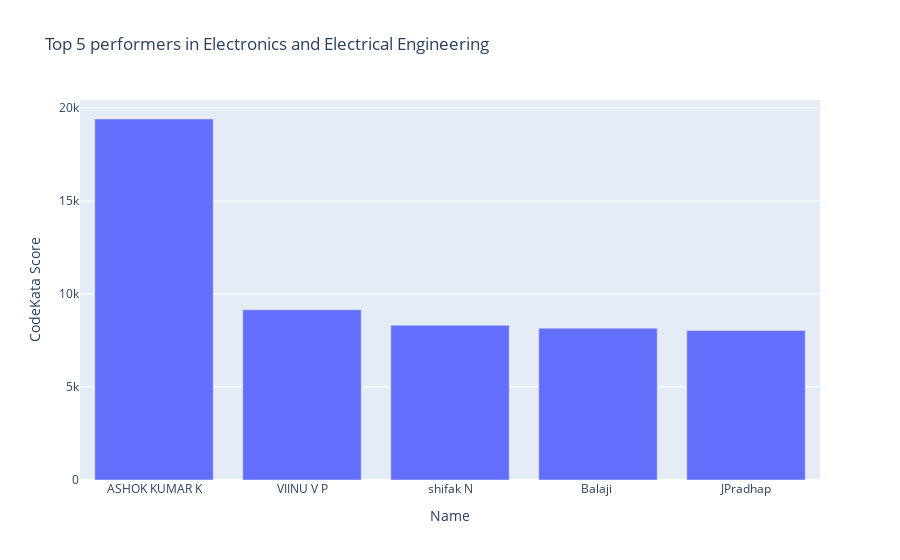

The notebook cell saved with this chart:
### Code cell
df7 = df3[df3['Department']=='Electronics and Electrical Engineering']
df7 = df7.sort_values(by='CodeKata Score',ascending=False)
df7 = df7[:5]
fig = px.bar(df7,x='Name',y='CodeKata Score',title='Top 5 performers in Electronics and Electrical Engineering')
fig.show()

### Figure 1 — Plotly figure (JSON) as saved in the notebook; plotly's stock layout.template omitted (floating-point values rounded to 4 significant figures)
{"data": [{"alignmentgroup": "True", "hovertemplate": "Name=%{x}<br>CodeKata Score=%{y}<extra></extra>", "legendgroup": "", "marker": {"color": "#636efa", "pattern": {"shape": ""}}, "name": "", "offsetgroup": "", "orientation": "v", "showlegend": false, "textposition": "auto", "type": "bar", "x": ["ASHOK KUMAR K", "VIINU V P", "shifak N", "Balaji ", "JPradhap"], "xaxis": "x", "y": [19400, 9150, 8320, 8160, 8030], "yaxis": "y"}], "layout": {"barmode": "relative", "legend": {"tracegroupgap": 0}, "title": {"text": "Top 5 performers in Electronics and Electrical Engineering"}, "xaxis": {"anchor": "y", "domain": [0, 1], "title": {"text": "Name"}}, "yaxis": {"anchor": "x", "domain": [0, 1], "title": {"text": "CodeKata Score"}}}}
